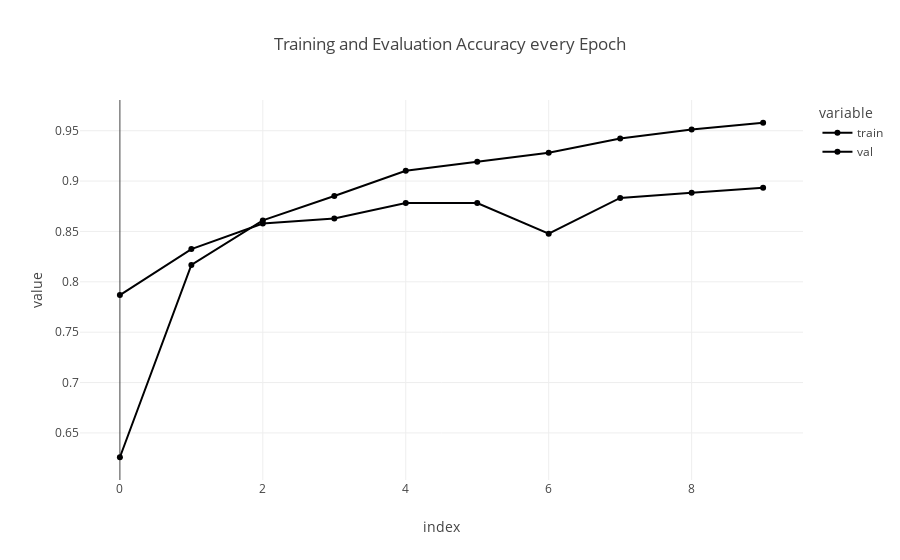

Notebook cell for this chart:
### Markdown cell above
# 6)Visualizing the Model

### Code cell
from plotly.offline import iplot, init_notebook_mode
import plotly.express as px
import pandas as pd

init_notebook_mode(connected=True)

acc = pd.DataFrame({'train': history.history['acc'], 'val': history.history['val_acc']})

fig = px.line(acc, x=acc.index, y=acc.columns[0::], title='Training and Evaluation Accuracy every Epoch', markers=True)
fig.show()

### Figure 1 — Plotly figure (JSON) as saved in the notebook; plotly's stock layout.template omitted (floating-point values rounded to 4 significant figures)
{"data": [{"hovertemplate": "variable=train<br>index=%{x}<br>value=%{y}<extra></extra>", "legendgroup": "train", "line": {"color": "#000001", "dash": "solid"}, "marker": {"symbol": "circle"}, "mode": "lines+markers", "name": "train", "orientation": "v", "showlegend": true, "x": [0, 1, 2, 3, 4, 5, 6, 7, 8, 9], "xaxis": "x", "y": [0.6259, 0.8168, 0.861, 0.8852, 0.9103, 0.9192, 0.9281, 0.9422, 0.9511, 0.9579], "yaxis": "y", "type": "scatter"}, {"hovertemplate": "variable=val<br>index=%{x}<br>value=%{y}<extra></extra>", "legendgroup": "val", "line": {"color": "#000002", "dash": "solid"}, "marker": {"symbol": "circle"}, "mode": "lines+markers", "name": "val", "orientation": "v", "showlegend": true, "x": [0, 1, 2, 3, 4, 5, 6, 7, 8, 9], "xaxis": "x", "y": [0.7868, 0.8325, 0.8579, 0.8629, 0.8782, 0.8782, 0.8477, 0.8832, 0.8883, 0.8934], "yaxis": "y", "type": "scatter"}], "layout": {"xaxis": {"anchor": "y", "domain": [0, 1], "title": {"text": "index"}, "type": "linear", "range": [-0.581, 9.581], "autorange": true}, "yaxis": {"anchor": "x", "domain": [0, 1], "title": {"text": "value"}, "type": "linear", "range": [0.6015, 0.9822], "autorange": true}, "legend": {"title": {"text": "variable"}, "tracegroupgap": 0}, "title": {"text": "Training and Evaluation Accuracy every Epoch"}, "autosize": true}}
